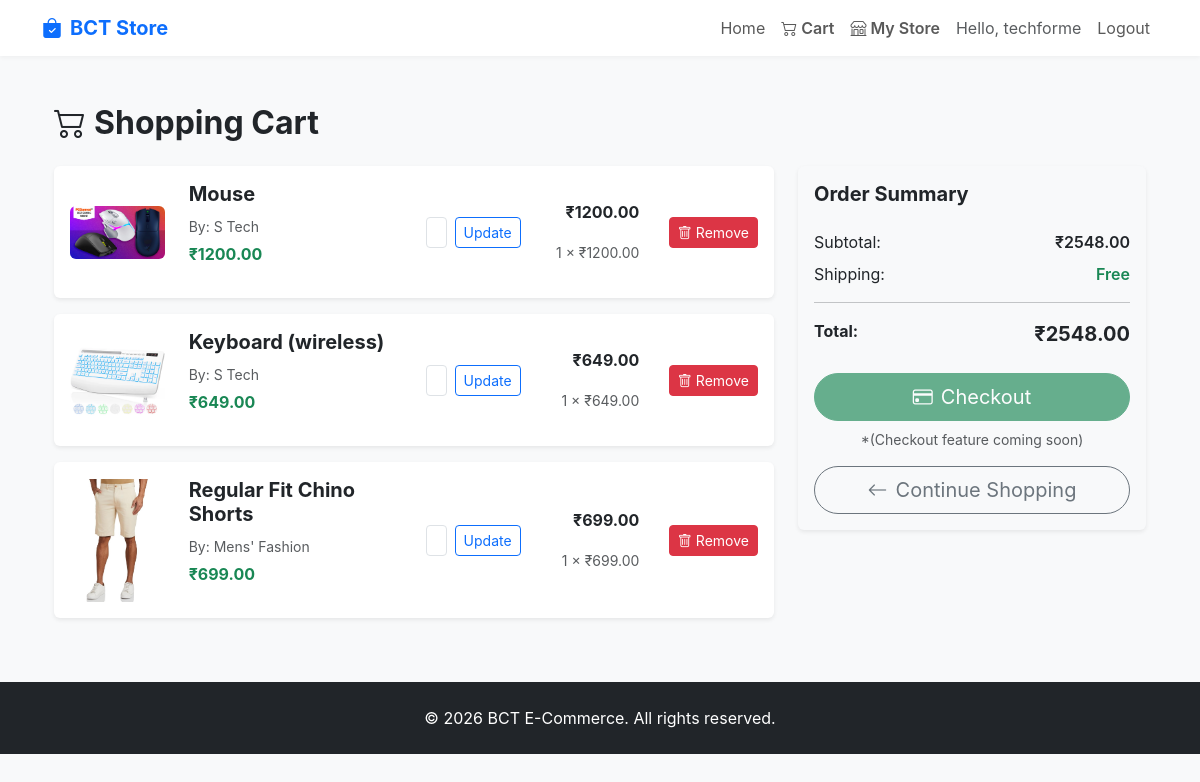
Page /cart/ (signed in) on the committed database.
### store/models.py (models this page shows, shortened)
class CartItem(models.Model):
    cart = models.ForeignKey(Cart, on_delete=models.CASCADE, related_name='items')
    product = models.ForeignKey(Product, on_delete=models.CASCADE)
    quantity = models.IntegerField(default=1, blank=False, null=False)
    added_at = models.DateTimeField(auto_now_add=True)
    def get_total_price(self):
        return self.product.discounted_price * self.quantity

class Product(models.Model):
    store = models.ForeignKey(Store, on_delete=models.CASCADE, related_name='products')
    name = models.CharField(max_length=200)
    description = models.TextField()
    price = models.DecimalField(max_digits=10, decimal_places=2)
    image = models.ImageField(upload_to='product_images/', blank=True, null=True)
    stock = models.IntegerField(default=0)
    discount_percentage = models.DecimalField(max_digits=5, decimal_places=2, default=0, help_text='Discount percentage (0-100)')
    @property
    def discounted_price(self):
        if self.discount_percentage > 0:
            discount_amount = self.price * (self.discount_percentage / 100)
            return self.price - discount_amount
        return self.price

class Store(models.Model):
    owner = models.OneToOneField(User, on_delete=models.CASCADE, related_name='store', null=True, blank=True)
    name = models.CharField(max_length=200)
    description = models.TextField()
    location = models.CharField(max_length=300)

### store/views.py (the view)
# urls.py: path('cart/', views.view_cart, name='view_cart'),
@login_required
def view_cart(request):
    try:
        cart = Cart.objects.get(user=request.user)
        cart_items = cart.items.all()
        total_price = cart.get_total_price()
    except Cart.DoesNotExist:
        cart = None
        cart_items = []
        total_price = 0
    return render(request, 'store/cart.html', {
        'cart': cart,
        'cart_items': cart_items,
        'total_price': total_price,
    })

### store/models.py (called while the page is built)
    def get_total_price(self):
        return sum(item.get_total_price() for item in self.items.all())

### store/templates/store/cart.html (shortened to what this page needs)
{% extends 'store/base.html' %}
{% block content %}
<div class="container my-5">
    <h2 class="mb-4 fw-bold"><i class="bi bi-cart2 me-2"></i>Shopping Cart</h2>
    {% if cart_items %}
        <div class="row">
            <div class="col-md-8">
                {% for item in cart_items %}
                <div class="card mb-3 border-0 shadow-sm">
                    <div class="card-body">
                        <div class="row align-items-center">
                            <div class="col-md-2">
                                {% if item.product.images.all|length > 0 %}
                                    <img src="{{ item.product.images.first.image.url }}" class="img-fluid rounded" alt="{{ item.product.name }}">
                                {% elif item.product.image %}
                                    <img src="{{ item.product.image.url }}" class="img-fluid rounded" alt="{{ item.product.name }}">
                                {% else %}
                                    <div class="bg-light d-flex align-items-center justify-content-center rounded" style="height: 100px;">
                                        <i class="bi bi-image text-muted"></i>
                                    </div>
                                {% endif %}
                            </div>
                            <div class="col-md-4">
                                <h5 class="fw-bold">{{ item.product.name }}</h5>
                                <p class="text-muted mb-1"><small>By: {{ item.product.store.name }}</small></p>
                                {% if item.product.discount_percentage > 0 %}
                                <div class="d-flex gap-2 align-items-baseline">
                                    <p class="text-success fw-bold mb-0">₹{{ item.product.discounted_price }}</p>
                                    <p class="text-muted text-decoration-line-through mb-0 small">₹{{ item.product.price }}</p>
                                    <span class="badge bg-danger p-1" style="font-size: 0.70rem;">{{ item.product.discount_percentage }}% OFF</span>
                                </div>
                                {% else %}
                                <p class="text-success fw-bold">₹{{ item.product.price }}</p>
                                {% endif %}
                            </div>
                            <div class="col-md-2">
                                <div class="input-group">
                                    <form action="{% url 'update_cart_item' item.id %}" method="post" class="d-flex gap-2">
                                        <input type="number" name="quantity" class="form-control form-control-sm" value="{{ item.quantity }}" min="1" max="100">
                                        <button type="submit" class="btn btn-sm btn-outline-primary">Update</button>
                                    </form>
                                </div>
                            </div>
                            <div class="col-md-2 text-end">
                                <p class="fw-bold">₹{{ item.get_total_price }}</p>
                                {% if item.product.discount_percentage > 0 %}
                                <small class="text-muted">{{ item.quantity }} × ₹{{ item.product.discounted_price }}</small>
                                {% else %}
                                <small class="text-muted">{{ item.quantity }} × ₹{{ item.product.price }}</small>
                                {% endif %}
                            </div>
                            <div class="col-md-2 text-end">
                                <form action="{% url 'remove_from_cart' item.id %}" method="post" class="d-inline">
                                    <button type="submit" class="btn btn-sm btn-danger"><i class="bi bi-trash me-1"></i>Remove</button>
                                </form>
                            </div>
                        </div>
                    </div>
                </div>
                {% endfor %}
            </div>
            <div class="col-md-4">
                <div class="card border-0 shadow-sm bg-light sticky-top" style="top: 80px;">
                    <div class="card-body">
                        <h5 class="card-title fw-bold mb-4">Order Summary</h5>
                        <div class="d-flex justify-content-between mb-2">
                            <span>Subtotal:</span>
                            <span class="fw-semibold">₹{{ total_price }}</span>
                        </div>
                        <div class="d-flex justify-content-between mb-3">
                            <span>Shipping:</span>
                            <span class="fw-semibold text-success">Free</span>
                        </div>
                        <hr>
                        <div class="d-flex justify-content-between mb-4">
                            <span class="fw-bold">Total:</span>
                            <span class="fw-bold fs-5">₹{{ total_price }}</span>
                        </div>
                        <button class="btn btn-success btn-lg w-100 rounded-pill mb-2" disabled>
                            <i class="bi bi-credit-card me-2"></i>Checkout
                        </button>
                        <small class="text-muted d-block text-center">*(Checkout feature coming soon)</small>
                        <a href="{% url 'home' %}" class="btn btn-outline-secondary btn-lg w-100 rounded-pill mt-3">
                            <i class="bi bi-arrow-left me-2"></i>Continue Shopping
                        </a>
                    </div>
                </div>
            </div>
        </div>
    {% endif %}
</div>
{% endblock %}

### store/templates/store/base.html (shortened to what this page needs)
<!DOCTYPE html>
<html lang="en">
<head>
    <link href="https://cdn.jsdelivr.net/npm/bootstrap@5.3.0/dist/css/bootstrap.min.css" rel="stylesheet">
    <link rel="stylesheet" href="https://cdn.jsdelivr.net/npm/bootstrap-icons@1.11.1/font/bootstrap-icons.css">
</head>
<body>
    <nav class="navbar navbar-expand-lg navbar-light sticky-top">
        <div class="container">
            <a class="navbar-brand fw-bold text-primary" href="{% url 'home' %}"><i class="bi bi-bag-check-fill me-2"></i>BCT Store</a>
            <div class="collapse navbar-collapse" id="navbarNav">
                <ul class="navbar-nav ms-auto">
                    <li class="nav-item">
                        <a class="nav-link" href="{% url 'home' %}">Home</a>
                    </li>
                    {% if user.is_authenticated %}
                        <li class="nav-item">
                            <a class="nav-link fw-semibold" href="{% url 'view_cart' %}"><i class="bi bi-cart2 me-1"></i>Cart</a>
                        </li>
                        <li class="nav-item">
                            <a class="nav-link fw-semibold" href="{% url 'my_store' %}"><i class="bi bi-shop me-1"></i>My Store</a>
                        </li>
                        <li class="nav-item">
                            <span class="nav-link text-muted">Hello, {{ user.username }}</span>
                        </li>
                        <li class="nav-item">
                            <form action="{% url 'logout' %}" method="post" class="d-inline">
                                <button type="submit" class="btn btn-link nav-link">Logout</button>
                            </form>
                        </li>
                    {% endif %}
                </ul>
            </div>
        </div>
    </nav>
    <div class="container mt-4">
        {% block content %}
        {% endblock %}
    </div>
    <footer class="bg-dark text-white mt-5 py-4 text-center">
        <div class="container">
            <p class="mb-0">&copy; 2026 BCT E-Commerce. All rights reserved.</p>
        </div>
    </footer>
</body>
</html>

### store/templates/store/base.html (style rules this page uses)
body { font-family: 'Inter', sans-serif; background-color: #f8f9fa; }
.navbar { background-color: #ffffff; box-shadow: 0 2px 4px rgba(0,0,0,.04); }

### rows in the picture
CartItem: product.image (picture), product.name "Mouse", product.store.name "S Tech", product.price "1200.00", quantity "1", get_total_price "1200.00"
CartItem: product.image (picture), product.name "Keyboard (wireless)", product.store.name "S Tech", product.price "649.00", quantity "1", get_total_price "649.00"
CartItem: product.image (picture), product.name "Regular Fit Chino Shorts", product.store.name "Mens' Fashion", product.price "699.00", quantity "1", get_total_price "699.00"

### other values in the picture
{{ user.username }} "techforme"
{{ total_price }} "2548.00"
